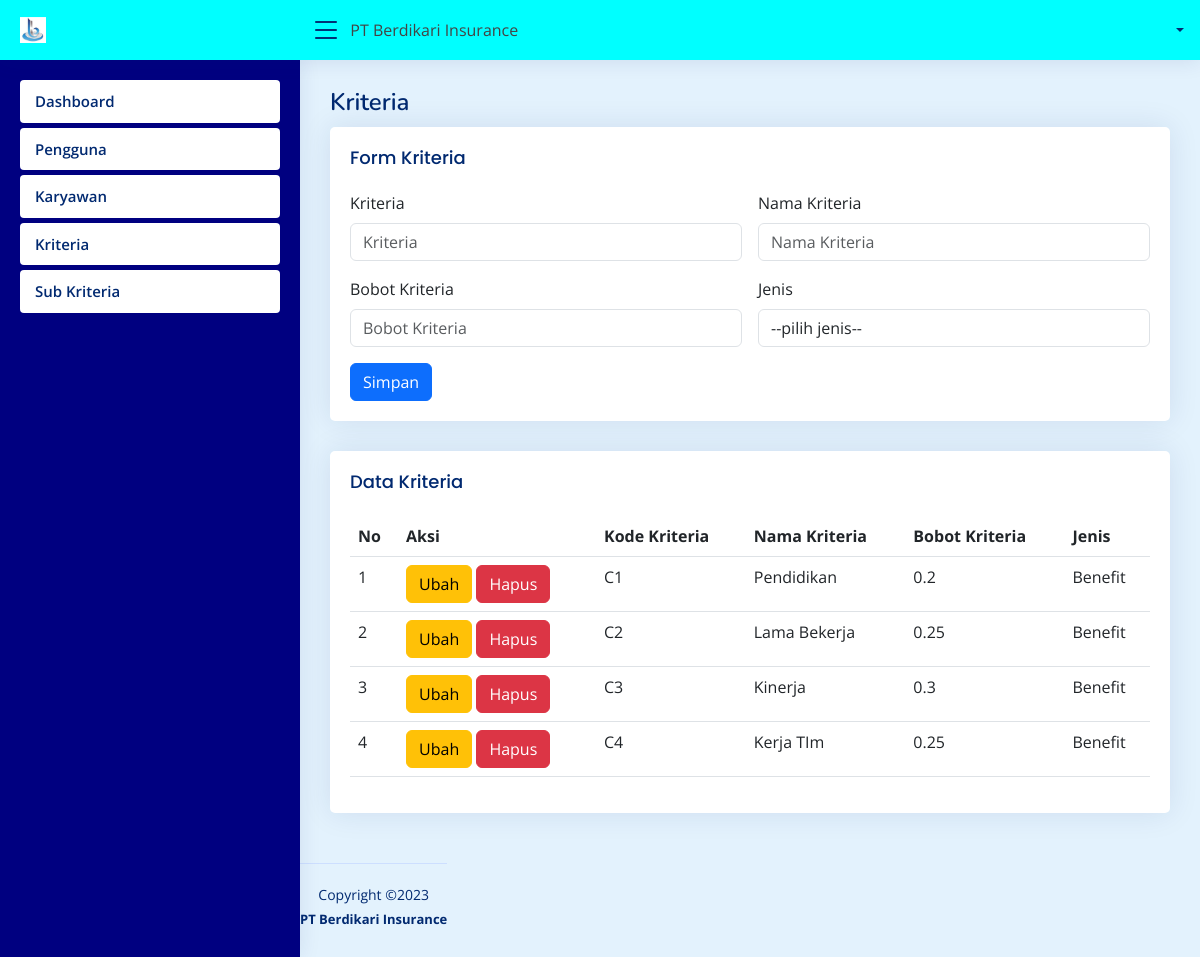
The app's page /admin/kriteria.php with its own data.
### tables this page shows
CREATE TABLE `kriteria` (
  `id_kriteria` int(11) NOT NULL,
  `kode_kriteria` varchar(5) NOT NULL,
  `nama_kriteria` varchar(35) NOT NULL,
  `bobot_kriteria` double NOT NULL,
  `jenis` enum('Cost','Benefit') NOT NULL
);

### koneksi.php (called while the page is built, shortened)
<?php
$no = 1;
?>

### admin/kriteria.php (the view, shortened to what this page needs)
<?php require_once "header.php";
?>
  <main id="main" class="main">
    <div class="pagetitle">
      <h1>Kriteria</h1>
    </div>
    <section class="section">
      <div class="row">
        <div class="col-lg-12">
          <div class="card">
            <div class="card-body">
              <h5 class="card-title">Form Kriteria</h5>
              <form class="row g-3" method="POST">
                <div class="col-6">
                  <label class="form-label">Kriteria</label>
                  <input type="text" name="kode_kriteria" class="form-control" value="<?php if(isset($_GET['ubah'])){ echo $data['kode_kriteria']; } ?>" placeholder="Kriteria">
                </div>
                <div class="col-6">
                  <label class="form-label">Nama Kriteria</label>
                  <input type="text" name="nama_kriteria" class="form-control" value="<?php if(isset($_GET['ubah'])){ echo $data['nama_kriteria']; } ?>" placeholder="Nama Kriteria">
                </div>
                <div class="col-6">
                  <label class="form-label">Bobot Kriteria</label>
                  <input type="text" name="bobot_kriteria" class="form-control" onkeypress="return isNumberKey(event)" value="<?php if(isset($_GET['ubah'])){ echo $data['bobot_kriteria']; } ?>" placeholder="Bobot Kriteria">
                </div>
                <div class="col-6">
                  <label class="form-label">Jenis</label>
                  <select name="jenis" class="form-control" required>
                      <option value="">--pilih jenis--</option>
                  </select>
                </div>
                <div class="text-lef">
                  <button type="submit" name="<?php if(isset($_GET['ubah'])){ echo "ubah"; }else{ echo "simpan"; } ?>" class="btn btn-primary">Simpan</button>
                </div>
              </form>
            </div>
          </div>
        </div>
        <div class="col-lg-12">
          <div class="card">
            <div class="card-body">
              <h5 class="card-title">Data Kriteria</h5>
              <table class="table datatable">
                <thead>
                  <tr>
                    <th scope="col">No</th>
                    <th scope="col">Aksi</th>
                    <th scope="col">Kode Kriteria</th>
                    <th scope="col">Nama Kriteria</th>
                    <th scope="col">Bobot Kriteria</th>
                    <th scope="col">Jenis</th>
                  </tr>
                </thead>
                <tbody>
                  <?php
                  $sql = mysqli_query($k, "SELECT * FROM kriteria");
                  while($data = mysqli_fetch_array($sql)){
                  ?>
                  <tr>
                    <td scope="row"><?= $no++; ?></td>
                    <th scope="row">
                      <a href="?ubah&id_kriteria=<?= $data['id_kriteria'] ?>"><button class="btn btn-warning">Ubah</button></a>
                      <a href="?hapus&id_kriteria=<?= $data['id_kriteria'] ?>" onclick="return confirm('Hapus?')"><button class="btn btn-danger">Hapus</button></a>
                    </th>
                    <td scope="row"><?= $data['kode_kriteria']; ?></td>
                    <td scope="row"><?= $data['nama_kriteria']; ?></td>
                    <td scope="row"><?= $data['bobot_kriteria']; ?></td>
                    <td scope="row"><?= $data['jenis']; ?></td>
                  </tr>
                  <?php } ?>
                </tbody>
              </table>
            </div>
          </div>
        </div>
      </div>
    </section>
  </main>
<?php require_once "footer.php";
?>

### assets/css/style.css (style rules this page uses)
:root { scroll-behavior: smooth; }
body { font-family: "Open Sans", sans-serif; background: #f6f9ff; color: #444444; }
a { color: #4154f1; text-decoration: none; }
h1, h2, h3, h4, h5, h6 { font-family: "Nunito", sans-serif; }
#main { margin-top: 60px; padding: 20px 30px; transition: all 0.3s; }
.pagetitle { margin-bottom: 10px; }
.pagetitle h1 { font-size: 24px; margin-bottom: 0; font-weight: 600; color: #012970; }
.card { margin-bottom: 30px; border: none; border-radius: 5px; box-shadow: 0px 0 30px rgba(1, 41, 112, 0.1); }
.card-title { padding: 20px 0 15px 0; font-size: 18px; font-weight: 500; color: #012970; font-family: "Poppins", sans-serif; }
.card-body { padding: 0 20px 20px 20px; }
@media (min-width: 1200px) { #main, #footer { margin-left: 300px; } }

### records on screen
kriteria: kode_kriteria "C1", nama_kriteria "Pendidikan", bobot_kriteria "0.2", jenis "Benefit"
kriteria: kode_kriteria "C2", nama_kriteria "Lama Bekerja", bobot_kriteria "0.25", jenis "Benefit"
kriteria: kode_kriteria "C3", nama_kriteria "Kinerja", bobot_kriteria "0.3", jenis "Benefit"
kriteria: kode_kriteria "C4", nama_kriteria "Kerja TIm", bobot_kriteria "0.25", jenis "Benefit"
